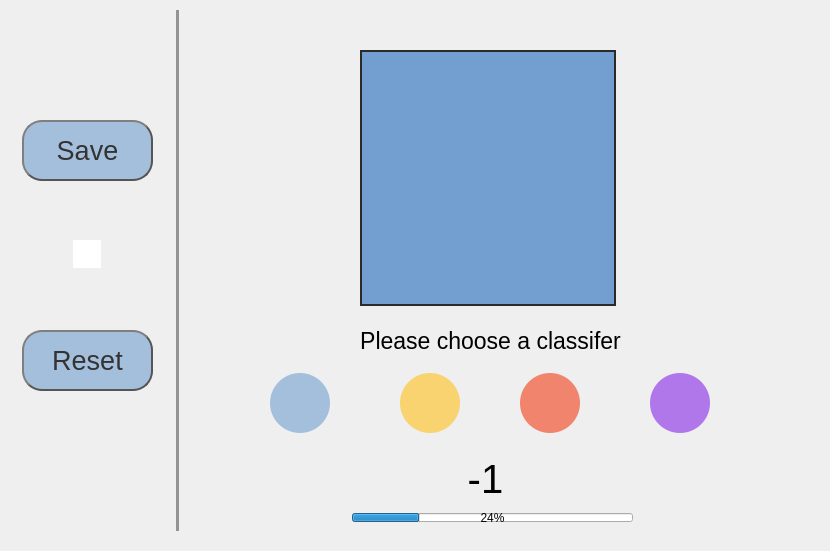
<?xml version="1.0" encoding="UTF-8"?>
<ui version="4.0">
 <class>MainWindow</class>
 <widget class="QMainWindow" name="MainWindow">
  <property name="enabled">
   <bool>true</bool>
  </property>
  <property name="geometry">
   <rect>
    <x>0</x>
    <y>0</y>
    <width>830</width>
    <height>551</height>
   </rect>
  </property>
  <property name="windowTitle">
   <string>手写数字识别</string>
  </property>
  <property name="autoFillBackground">
   <bool>false</bool>
  </property>
  <property name="styleSheet">
   <string notr="true"/>
  </property>
  <widget class="QWidget" name="centralwidget">
   <widget class="DrawArea" name="draw_area" native="true">
    <property name="geometry">
     <rect>
      <x>360</x>
      <y>50</y>
      <width>256</width>
      <height>256</height>
     </rect>
    </property>
    <property name="autoFillBackground">
     <bool>false</bool>
    </property>
    <property name="styleSheet">
     <string notr="true">border: 2px solid rgb(43, 42, 39);
background-color: rgb(114, 159, 207);</string>
    </property>
   </widget>
   <widget class="QPushButton" name="pushButton">
    <property name="geometry">
     <rect>
      <x>22</x>
      <y>120</y>
      <width>131</width>
      <height>61</height>
     </rect>
    </property>
    <property name="font">
     <font>
      <pointsize>20</pointsize>
     </font>
    </property>
    <property name="styleSheet">
     <string notr="true">QPushButton {
    color: #333;
    border: 2px solid #555;
    border-radius: 20px;
    border-style: outset;
    background: rgba(114, 159, 207, 0.6);
    padding: 5px;
}

QPushButton:hover {
    background: rgba(114, 159, 207, 0.8);
}

QPushButton:pressed {
    border-style: inset;
    background: rgba(114, 159, 207, 0.85);
    }</string>
    </property>
    <property name="text">
     <string>Save</string>
    </property>
   </widget>
   <widget class="ResultShowArea" name="show_area" native="true">
    <property name="geometry">
     <rect>
      <x>73</x>
      <y>240</y>
      <width>28</width>
      <height>28</height>
     </rect>
    </property>
    <property name="styleSheet">
     <string notr="true">background-color:rgb(255, 255, 255) ;
</string>
    </property>
   </widget>
   <widget class="QPushButton" name="pushButton_2">
    <property name="geometry">
     <rect>
      <x>22</x>
      <y>330</y>
      <width>131</width>
      <height>61</height>
     </rect>
    </property>
    <property name="font">
     <font>
      <pointsize>20</pointsize>
     </font>
    </property>
    <property name="styleSheet">
     <string notr="true">QPushButton {
    color: #333;
    border: 2px solid #555;
    border-radius: 20px;
    border-style: outset;
    background: rgba(114, 159, 207, 0.6);
    padding: 5px;
}

QPushButton:hover {
    background: rgba(114, 159, 207, 0.8);
}

QPushButton:pressed {
    border-style: inset;
    background: rgba(114, 159, 207, 0.85);
    }</string>
    </property>
    <property name="text">
     <string>Reset</string>
    </property>
   </widget>
   <widget class="QLabel" name="digit_label">
    <property name="geometry">
     <rect>
      <x>430</x>
      <y>443</y>
      <width>111</width>
      <height>71</height>
     </rect>
    </property>
    <property name="font">
     <font>
      <pointsize>30</pointsize>
     </font>
    </property>
    <property name="text">
     <string>-1</string>
    </property>
    <property name="alignment">
     <set>Qt::AlignCenter</set>
    </property>
   </widget>
   <widget class="HoverableButton" name="pushButton_svm">
    <property name="geometry">
     <rect>
      <x>400</x>
      <y>373</y>
      <width>60</width>
      <height>60</height>
     </rect>
    </property>
    <property name="cursor">
     <cursorShape>PointingHandCursor</cursorShape>
    </property>
    <property name="styleSheet">
     <string notr="true">QPushButton {
    color: #333;
    border: none;
    border-radius: 30px;
    border-style: outset;
    background: rgba(255, 191, 26, 153);
	image:url(:/images/images/svm.png);
    padding: 15px;
}

QPushButton:hover {
    background: rgba(255, 191, 26, 200);
}

QPushButton:disabled{
	
	background-color: rgb(136, 138, 133);
}

QPushButton:pressed {
    border-style: inset;
    background: rgba(255, 191, 26, 220);
    }</string>
    </property>
    <property name="text">
     <string/>
    </property>
   </widget>
   <widget class="HoverableButton" name="pushButton_cnn">
    <property name="geometry">
     <rect>
      <x>520</x>
      <y>373</y>
      <width>60</width>
      <height>60</height>
     </rect>
    </property>
    <property name="cursor">
     <cursorShape>PointingHandCursor</cursorShape>
    </property>
    <property name="styleSheet">
     <string notr="true">QPushButton {
    color: #333;
    border: none;
    border-radius: 30px;
    border-style: outset;
    background: rgba(241, 60, 20, 153);
	image:url(:/images/images/cnn.png);
    padding: 15px;
}

QPushButton:hover {
    background: rgba(241, 60, 20, 200);
}

QPushButton:disabled{
	
	background-color: rgb(136, 138, 133);
}

QPushButton:pressed {
    border-style: inset;
    background: rgba(241, 60, 20, 220);
    }</string>
    </property>
    <property name="text">
     <string/>
    </property>
   </widget>
   <widget class="HoverableButton" name="pushButton_decisionTree">
    <property name="geometry">
     <rect>
      <x>650</x>
      <y>373</y>
      <width>60</width>
      <height>60</height>
     </rect>
    </property>
    <property name="cursor">
     <cursorShape>PointingHandCursor</cursorShape>
    </property>
    <property name="styleSheet">
     <string notr="true">QPushButton {
    color: #333;
    border: none;
    border-radius: 30px;
    border-style: outset;
    background: rgba(134, 39, 230, 153);
	image:url(:/images/images/tree.svg);
    padding: 10px;
}

QPushButton:hover {
    background: rgba(134, 39, 230, 200);
}

QPushButton:disabled{
	
	background-color: rgb(136, 138, 133);
}

QPushButton:pressed {
    border-style: inset;
    background: rgba(134, 39, 230, 220);
    }</string>
    </property>
    <property name="text">
     <string/>
    </property>
   </widget>
   <widget class="Line" name="line">
    <property name="geometry">
     <rect>
      <x>176</x>
      <y>10</y>
      <width>3</width>
      <height>521</height>
     </rect>
    </property>
    <property name="styleSheet">
     <string notr="true">    QFrame
    {
    	border:none;
    	background-color:rgba(85, 87, 83, 0.6);
    	max-width : 15px;
    }</string>
    </property>
    <property name="orientation">
     <enum>Qt::Vertical</enum>
    </property>
   </widget>
   <widget class="QProgressBar" name="progressBar">
    <property name="geometry">
     <rect>
      <x>352</x>
      <y>513</y>
      <width>281</width>
      <height>9</height>
     </rect>
    </property>
    <property name="value">
     <number>24</number>
    </property>
   </widget>
   <widget class="HoverableButton" name="pushButton_simpleANN">
    <property name="geometry">
     <rect>
      <x>270</x>
      <y>373</y>
      <width>60</width>
      <height>60</height>
     </rect>
    </property>
    <property name="cursor">
     <cursorShape>PointingHandCursor</cursorShape>
    </property>
    <property name="styleSheet">
     <string notr="true">QPushButton {
    color: #333;
    border: none;
    border-radius: 30px;
    border-style: outset;
    background: rgba(114, 159, 207, 0.6);
	image:url(:/images/images/neural network.png);
    padding: 12px;
}

QPushButton:hover {
    background: rgba(114, 159, 207, 0.8);
}

QPushButton:disabled{
	
	background-color: rgb(136, 138, 133);
}

QPushButton:pressed {
    border-style: inset;
    background: rgba(114, 159, 207, 0.85);
    }</string>
    </property>
    <property name="text">
     <string/>
    </property>
   </widget>
   <widget class="QLabel" name="label_prompt">
    <property name="geometry">
     <rect>
      <x>280</x>
      <y>320</y>
      <width>421</width>
      <height>41</height>
     </rect>
    </property>
    <property name="font">
     <font>
      <pointsize>17</pointsize>
     </font>
    </property>
    <property name="text">
     <string>Please choose a classifer</string>
    </property>
    <property name="alignment">
     <set>Qt::AlignCenter</set>
    </property>
   </widget>
  </widget>
 </widget>
 <customwidgets>
  <customwidget>
   <class>DrawArea</class>
   <extends>QWidget</extends>
   <header>DrawArea.h</header>
   <container>1</container>
  </customwidget>
  <customwidget>
   <class>ResultShowArea</class>
   <extends>QWidget</extends>
   <header>ResultShowArea.h</header>
   <container>1</container>
  </customwidget>
  <customwidget>
   <class>HoverableButton</class>
   <extends>QPushButton</extends>
   <header>HoverableButton.h</header>
  </customwidget>
 </customwidgets>
 <resources/>
 <connections>
  <connection>
   <sender>pushButton</sender>
   <signal>clicked()</signal>
   <receiver>MainWindow</receiver>
   <slot>onSaveButtonClicked()</slot>
   <hints>
    <hint type="sourcelabel">
     <x>217</x>
     <y>138</y>
    </hint>
    <hint type="destinationlabel">
     <x>652</x>
     <y>212</y>
    </hint>
   </hints>
  </connection>
  <connection>
   <sender>pushButton_2</sender>
   <signal>clicked()</signal>
   <receiver>MainWindow</receiver>
   <slot>onResetButtonClicked()</slot>
   <hints>
    <hint type="sourcelabel">
     <x>487</x>
     <y>118</y>
    </hint>
    <hint type="destinationlabel">
     <x>581</x>
     <y>216</y>
    </hint>
   </hints>
  </connection>
  <connection>
   <sender>pushButton_simpleANN</sender>
   <signal>clicked()</signal>
   <receiver>MainWindow</receiver>
   <slot>onSimpleAnnButtonClicked()</slot>
   <hints>
    <hint type="sourcelabel">
     <x>502</x>
     <y>282</y>
    </hint>
    <hint type="destinationlabel">
     <x>656</x>
     <y>280</y>
    </hint>
   </hints>
  </connection>
  <connection>
   <sender>pushButton_svm</sender>
   <signal>clicked()</signal>
   <receiver>MainWindow</receiver>
   <slot>onSvmButtonClicked()</slot>
   <hints>
    <hint type="sourcelabel">
     <x>510</x>
     <y>320</y>
    </hint>
    <hint type="destinationlabel">
     <x>540</x>
     <y>378</y>
    </hint>
   </hints>
  </connection>
  <connection>
   <sender>pushButton_cnn</sender>
   <signal>clicked()</signal>
   <receiver>MainWindow</receiver>
   <slot>onCnnButtonClicked()</slot>
   <hints>
    <hint type="sourcelabel">
     <x>473</x>
     <y>339</y>
    </hint>
    <hint type="destinationlabel">
     <x>442</x>
     <y>430</y>
    </hint>
   </hints>
  </connection>
  <connection>
   <sender>pushButton_decisionTree</sender>
   <signal>clicked()</signal>
   <receiver>MainWindow</receiver>
   <slot>onDecisionTreeButtonClicked()</slot>
   <hints>
    <hint type="sourcelabel">
     <x>437</x>
     <y>376</y>
    </hint>
    <hint type="destinationlabel">
     <x>539</x>
     <y>418</y>
    </hint>
   </hints>
  </connection>
 </connections>
 <slots>
  <slot>onSaveButtonClicked()</slot>
  <slot>onResetButtonClicked()</slot>
  <slot>onSimpleAnnButtonClicked()</slot>
  <slot>onSvmButtonClicked()</slot>
  <slot>onCnnButtonClicked()</slot>
  <slot>onDecisionTreeButtonClicked()</slot>
 </slots>
</ui>
